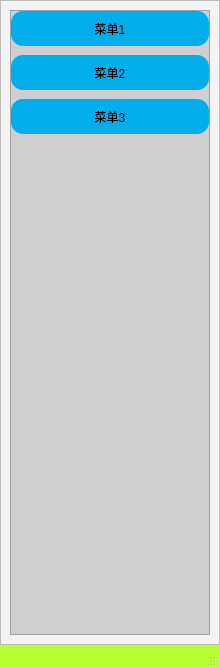
<?xml version="1.0" encoding="UTF-8"?>
<ui version="4.0">
 <class>mainWindow</class>
 <widget class="QMainWindow" name="mainWindow">
  <property name="geometry">
   <rect>
    <x>0</x>
    <y>0</y>
    <width>220</width>
    <height>667</height>
   </rect>
  </property>
  <property name="windowTitle">
   <string>主页面</string>
  </property>
  <widget class="QWidget" name="centralwidget">
   <layout class="QHBoxLayout" name="horizontalLayout">
    <property name="spacing">
     <number>0</number>
    </property>
    <property name="leftMargin">
     <number>0</number>
    </property>
    <property name="topMargin">
     <number>0</number>
    </property>
    <property name="rightMargin">
     <number>0</number>
    </property>
    <property name="bottomMargin">
     <number>0</number>
    </property>
    <item>
     <widget class="QFrame" name="frame_content">
      <property name="styleSheet">
       <string notr="true">QFrame{
	background-color: rgb(243, 243, 243);
}</string>
      </property>
      <property name="frameShape">
       <enum>QFrame::StyledPanel</enum>
      </property>
      <property name="frameShadow">
       <enum>QFrame::Raised</enum>
      </property>
      <layout class="QHBoxLayout" name="horizontalLayout_2">
       <item>
        <widget class="QFrame" name="frame_manu">
         <property name="minimumSize">
          <size>
           <width>200</width>
           <height>0</height>
          </size>
         </property>
         <property name="maximumSize">
          <size>
           <width>200</width>
           <height>16777215</height>
          </size>
         </property>
         <property name="styleSheet">
          <string notr="true">QFrame{
	background-color: rgb(207, 207, 207);
}</string>
         </property>
         <property name="frameShape">
          <enum>QFrame::StyledPanel</enum>
         </property>
         <property name="frameShadow">
          <enum>QFrame::Raised</enum>
         </property>
         <layout class="QVBoxLayout" name="verticalLayout">
          <property name="spacing">
           <number>9</number>
          </property>
          <property name="leftMargin">
           <number>0</number>
          </property>
          <property name="topMargin">
           <number>0</number>
          </property>
          <property name="rightMargin">
           <number>0</number>
          </property>
          <property name="bottomMargin">
           <number>0</number>
          </property>
          <item>
           <widget class="QPushButton" name="pushButton_menu1">
            <property name="styleSheet">
             <string notr="true">QPushButton{
	background-color:rgb(0, 174, 236);
	border:none;
	height:35px;
	border-radius: 12px;
}
QPushButton::hover{
	background-color:rgb(65, 184, 131);
}</string>
            </property>
            <property name="text">
             <string>菜单1</string>
            </property>
           </widget>
          </item>
          <item>
           <widget class="QPushButton" name="pushButton_menu2">
            <property name="styleSheet">
             <string notr="true">QPushButton{
	background-color:rgb(0, 174, 236);
	border:none;
	height:35px;
	border-radius: 12px;
}
QPushButton::hover{
	background-color:rgb(65, 184, 131);
}</string>
            </property>
            <property name="text">
             <string>菜单2</string>
            </property>
           </widget>
          </item>
          <item>
           <widget class="QPushButton" name="pushButton_menu3">
            <property name="styleSheet">
             <string notr="true">QPushButton{
	background-color:rgb(0, 174, 236);
	border:none;
	height:35px;
	border-radius: 12px;
}
QPushButton::hover{
	background-color:rgb(65, 184, 131);
}</string>
            </property>
            <property name="text">
             <string>菜单3</string>
            </property>
           </widget>
          </item>
          <item>
           <spacer name="verticalSpacer">
            <property name="orientation">
             <enum>Qt::Vertical</enum>
            </property>
            <property name="sizeHint" stdset="0">
             <size>
              <width>20</width>
              <height>40</height>
             </size>
            </property>
           </spacer>
          </item>
         </layout>
        </widget>
       </item>
      </layout>
     </widget>
    </item>
   </layout>
  </widget>
  <widget class="QMenuBar" name="menubar">
   <property name="geometry">
    <rect>
     <x>0</x>
     <y>0</y>
     <width>220</width>
     <height>23</height>
    </rect>
   </property>
  </widget>
  <widget class="QStatusBar" name="statusbar">
   <property name="styleSheet">
    <string notr="true">QStatusBar{
	background-color: rgb(183, 255, 49);
}</string>
   </property>
  </widget>
 </widget>
 <resources/>
 <connections/>
</ui>
